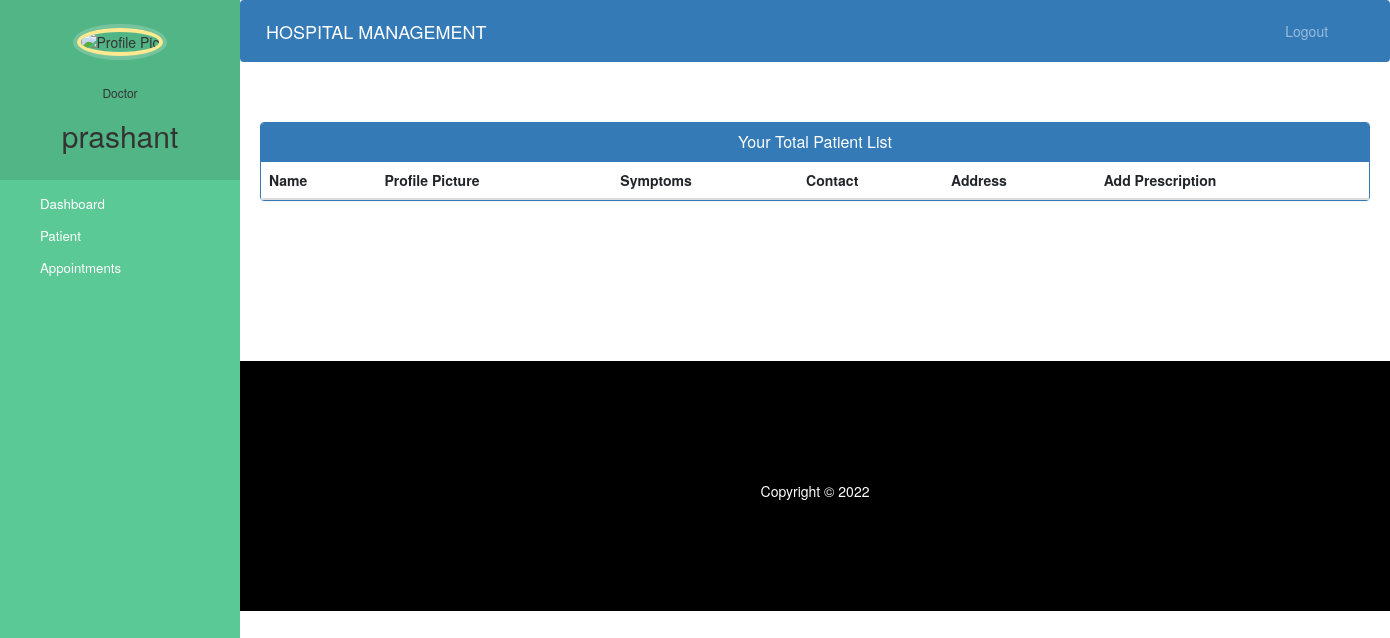
Page /doctor-patient-search (signed in) on the earlier database version.
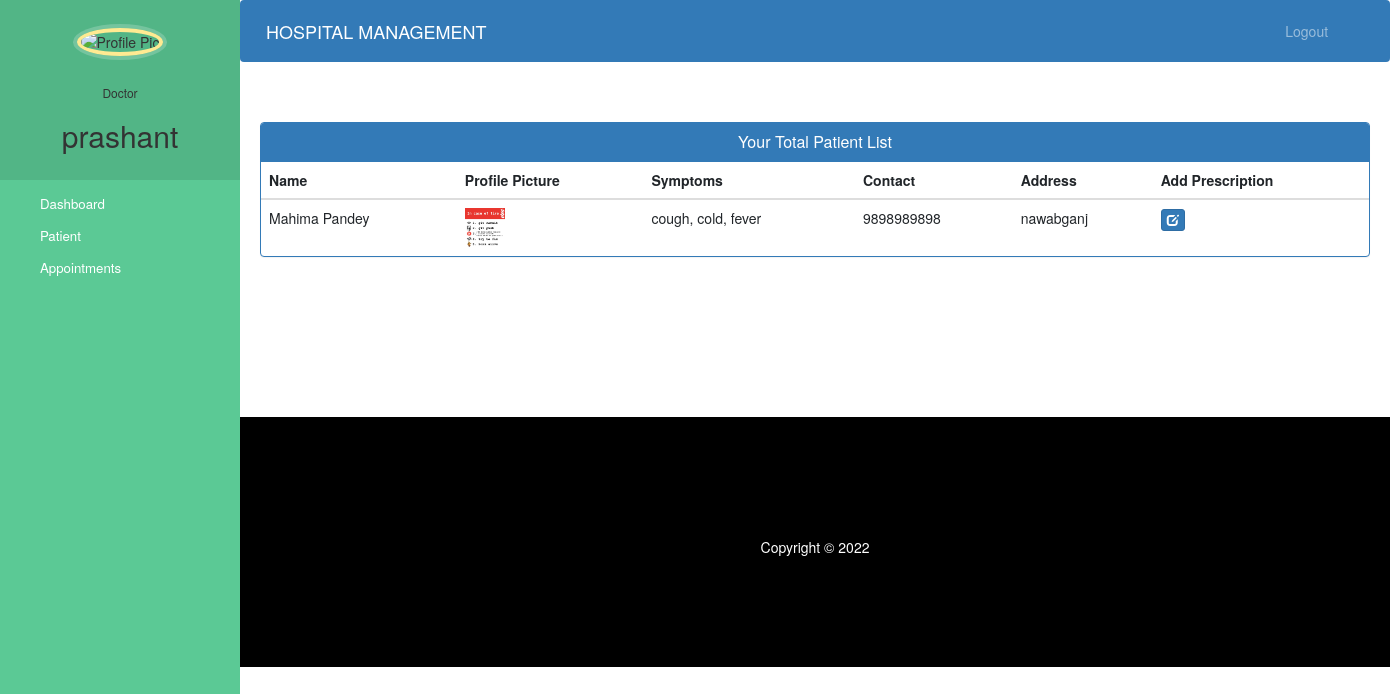
Same page on the later database version.
### hospital/models.py (models this page shows, shortened)
class Patient(models.Model):
    user = models.OneToOneField(User, on_delete=models.CASCADE)
    profile_pic = models.ImageField(
        upload_to='profile_pic/PatientProfilePic/', null=True, blank=True)
    address = models.CharField(max_length=40)
    mobile = models.CharField(max_length=20, null=False)
    symptoms = models.CharField(max_length=100, null=False)
    assignedDoctorId = models.PositiveIntegerField(null=True)
    allergy_substance = models.CharField(max_length=100)
    allergy_criticality = models.CharField(
        max_length=20, choices=criticality, default='low')
    problems_list = models.CharField(max_length=100, null=False)
    immunization = models.CharField(max_length=100, null=False)
    history_procedure = models.CharField(max_length=100, null=False)
    diagnostic_results = models.FileField(
        upload_to='patient_document/', null=True, blank=True)
    past_history_of_illness = models.CharField(max_length=100, null=False)
    @property
    def get_name(self):
        return self.user.first_name+" "+self.user.last_name

### hospital/views.py (the view)
# urls.py: path('doctor-patient-search', views.doctor_patient_search_view,name='doctor-patient-search'),
@login_required(login_url='doctorlogin')
@user_passes_test(is_doctor)
def doctor_patient_search_view(request):
    mydict={
    'patients':models.Patient.objects.all().filter(assignedDoctorId=request.user.id)
    }
    return render(request,'hospital/doctor_patient.html',context=mydict)

### hospital/views.py (called while the page is built)
def is_doctor(user):
    return user.groups.filter(name='DOCTOR').exists()

### templates/hospital/doctor_patient.html (shortened to what this page needs)
{% extends 'hospital/doctor_base.html' %}
{% block content %}
{%load static%}
<head>
  <link href="//netdna.bootstrapcdn.com/bootstrap/3.0.0/css/bootstrap.min.css" rel="stylesheet" id="bootstrap-css">
</head>
<div class="container">
  <div class="panel panel-primary">
    <div class="panel-heading">
      <h6 class="panel-title">Your Total Patient List</h6>
    </div>
    <table class="table table-hover" id="dev-table">
      <thead>
        <tr>
          <th>Name</th>
          <th>Profile Picture</th>
          <th>Symptoms</th>
          <th>Contact</th>
          <th>Address</th>
          <th>Add Prescription</th>
        </tr>
      </thead>
      {% for p in patients %}
      <tr>
        <td> {{p.get_name}}</td>
        <td> <img src="{% static p.profile_pic.url %}" alt="Profile Pic" height="40px" width="40px" /></td>
        <td>{{p.symptoms}}</td>
        <td>{{p.mobile}}</td>
        <td>{{p.address}}</td>
        <td><a class="btn btn-primary btn-xs" href="{% url 'patient-prescription' p.id  %}"><span class="glyphicon glyphicon-edit"></span></a></td>
      </tr>
      {% endfor %}
    </table>
  </div>
</div>
{% endblock content %}

### templates/hospital/doctor_base.html (shortened to what this page needs)
<!DOCTYPE html>
{% load static %}
<html lang="en">
<head>
  <link rel="stylesheet" href="https://stackpath.bootstrapcdn.com/bootstrap/4.3.1/css/bootstrap.min.css">
  <link rel="stylesheet" href="https://maxcdn.bootstrapcdn.com/font-awesome/4.7.0/css/font-awesome.min.css">
</head>
<body>
  <nav class="menu" tabindex="0">
    <header class="avatar">
      <img src="{% static doctor.profile_pic.url %}" alt="Profile Pic" />
      <br><br>
      <h6>Doctor</h6>
      <h2>{{request.user.first_name}}</h2>
    </header>
    <ul>
      <li tabindex="0" class="icon-dashboard"> <a style="color:white; text-decoration:none;" href="/doctor-dashboard"><span>Dashboard</span></a> </li>
      <li tabindex="0" class="icon-users"> <a style="color:white; text-decoration:none;" href="/doctor-patient-search"><span>Patient</span></a></li>
      <li tabindex="0" class="icon-calendar"> <a style="color:white; text-decoration:none;" href="/doctor-appointment"><span>Appointments</span></a></li>
    </ul>
  </nav>
  <main>
    <div class="bs-example">
      <nav class="navbar navbar-expand-md  navbar-dark fixed-top" style="background:#337AB7;">
        <a href="/doctor-dashboard" class="navbar-brand">HOSPITAL MANAGEMENT</a>
        <div class="collapse navbar-collapse justify-content-between" id="navbarCollapse">
          <div class="navbar-nav" style=" margin-left: 90%;">
            <a href="/logout" class="nav-item nav-link">Logout</a>
          </div>
        </div>
      </nav>
    </div>
    <br><br>
    {% block content %}
    {% endblock content %}
    <br><br><br><br><br><br><br>
    <footer>
      <br>
      <div class="container">
        <div class="row">
          <div class="col-md-12 col-sm-12">
            <div style="color:#ffffff;" class="wow fadeInUp footer-copyright">
              <p>
                Copyright &copy; 2022</p>
            </div>
          </div>
        </div>
      </div>
    </footer>
  </main>
</body>
</html>

### templates/hospital/doctor_base.html (style rules this page uses)
a:link { text-decoration: none; }
a { color: white; }
footer { padding: 0px 0px 0px 0px; background-color: black; margin: 0px; }
p { text-align: center; }
body { padding-left: 240px; }
main { position: relative; height: 100vh; }
.menu { background: #5bc995; height: 100vh; width: 240px; position: fixed; top: 0px; left: 0; z-index: 5; outline: none; }
.menu .avatar { background: rgba(0, 0, 0, 0.1); padding: 2em 0.5em; text-align: center; }
.menu .avatar img { width: 100px; border-radius: 50%; overflow: hidden; border: 4px solid #ffea92; box-shadow: 0 0 0 4px rgba(255, 255, 255, 0.2); }
.menu .avatar h2 { font-weight: normal; margin-bottom: 0; }
.menu ul { list-style: none; padding: 0.5em 0; margin: 0; }
.menu ul li { padding: 0.5em 1em 0.5em 3em; font-size: 0.95em; font-weight: regular; background-repeat: no-repeat; background-position: left 15px center; background-size: auto 20px; transition: all 0.15s linear; cursor: pointer; }
.menu ul li.icon-dashboard { background-image: url("http://www.entypo.com/images//gauge.svg"); }
.menu ul li.icon-users { background-image: url("http://www.entypo.com/images//users.svg"); }
.menu ul li.icon-calendar { background-image: url("http://www.entypo.com/images//calendar.svg"); }

### templates/hospital/doctor_patient.html (style rules this page uses)
a:link { text-decoration: none; }
h6 { text-align: center; }
.row { margin: 100px; }

Differences in the rows shown:
added Patient: get_name "Mahima Pandey", profile_pic (picture), symptoms "cough, cold, fever", mobile "9898989898", address "nawabganj"
